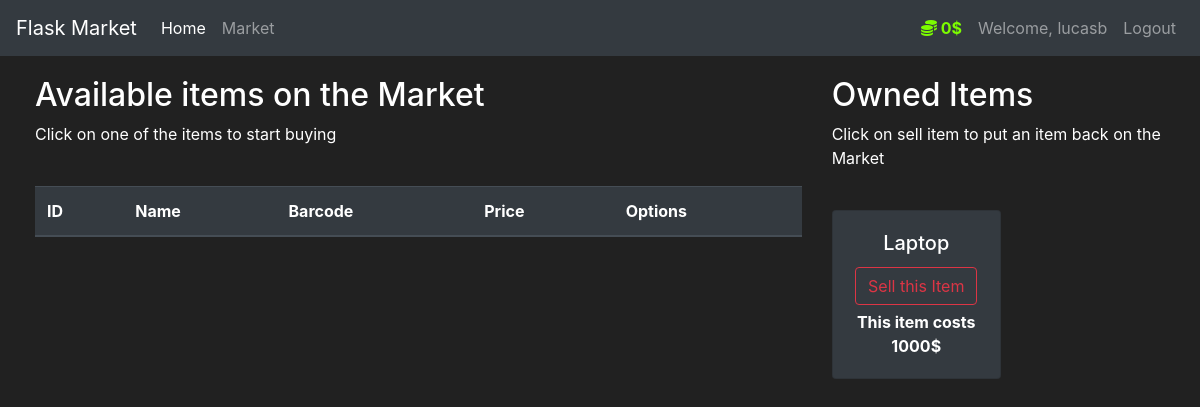
Screenshot of /market (signed in) with the database file from the repository.
### market/models.py (models this page shows, shortened)
class User(db.Model, UserMixin):
    id = db.Column(db.Integer(), primary_key=True)
    username = db.Column(db.String(length=30), nullable=False, unique=True)
    email_address = db.Column(db.String(length=50), nullable=False, unique=True)
    password_hash = db.Column(db.String(length=60), nullable=False)
    budget = db.Column(db.Integer(), nullable=False, default=1000)
    items = db.relationship('Item', backref='owned_user', lazy=True)
    @property
    def prettier_budget(self):
        if len(str(self.budget)) >= 4:
            return f'{str(self.budget)[:-3]},{str(self.budget)[-3:]}$'
        else:
            return f"{self.budget}$"
    @property
    def password(self):
        return self.password

class Item(db.Model):
    id = db.Column(db.Integer(), primary_key=True)
    name = db.Column(db.String(length=30), nullable=False, unique=True)
    price = db.Column(db.Integer(), nullable=False)
    barcode = db.Column(db.String(length=12), nullable=False, unique=True)
    description = db.Column(db.String(length=1024), nullable=False, unique=True)
    owner = db.Column(db.Integer(), db.ForeignKey('user.id'))

### market/routes.py (the view, shortened to what this page needs)
@app.route('/market', methods=['GET', 'POST'])
@login_required
def market_page():
    purchase_form = PurchaseItemForm()
    selling_form = SellItemForm()
    if request.method == "GET":
        items = Item.query.filter_by(owner=None)
        owned_items = Item.query.filter_by(owner=current_user.id)
        return render_template('market.html', items=items, purchase_form=purchase_form, owned_items=owned_items, selling_form=selling_form)

### market/models.py (called while the page is built)
@login_manager.user_loader
def load_user(user_id):
    return User.query.get(int(user_id))

### market/templates/market.html (shortened to what this page needs)
{% extends 'base.html' %}
{% block content %}
<div class="row" style="margin-top:20px; margin-left:20px">
   <div class="col-8">
       <h2>Available items on the Market</h2>
       <p>Click on one of the items to start buying</p>
       <br>
      <table class="table table-hover table-dark">
         <thead>
            <tr>
               <th scope="col">ID</th>
               <th scope="col">Name</th>
               <th scope="col">Barcode</th>
               <th scope="col">Price</th>
               <th scope="col">Options</th>
            </tr>
         </thead>
      </table>
   </div>
   <div class="col-4">
        <h2>Owned Items</h2>
        <p>Click on sell item to put an item back on the Market</p>
        <br>
        <div class="row">
           {% for owned_item in owned_items %}
             <div class="col-md-6">
                 <div style="margin-bottom: 5px" class="card text-center bg-dark">
                      <div class="card-body">
                          <h5 class="card-title">{{ owned_item.name }}</h5>
                          <button type="button" class="btn btn-outline-danger" style="margin-bottom: 5px"
                                  data-toggle="modal" data-target="#Modal-SellingConfirm-{{ owned_item.id }}">
                              Sell this Item
                          </button>
                          <p class="card-text"><strong>
                              This item costs {{ owned_item.price }}$
                          </strong></p>
                      </div>
                  </div>
             </div>
           {% endfor %}
        </div>
   </div>
</div>
{% endblock %}

### market/templates/base.html (shortened to what this page needs)
<!doctype html>
<html lang="en">
   <head>
      <link rel="stylesheet" href="https://cdn.jsdelivr.net/npm/bootstrap@4.5.3/dist/css/bootstrap.min.css">
   </head>
   <body>
    <nav class="navbar navbar-expand-md navbar-dark bg-dark">
      <a class="navbar-brand" href="#">Flask Market</a>
      <div class="collapse navbar-collapse" id="navbarNav">
        <ul class="navbar-nav mr-auto">
            <li class="nav-item active">
                <a class="nav-link" href="{{ url_for('home_page') }}">Home <span class="sr-only">(current)</span></a>
            </li>
            <li class="nav-item">
                <a class="nav-link" href="{{ url_for('market_page') }}">Market</a>
            </li>
        </ul>
          {% if current_user.is_authenticated %}
            <ul class="navbar-nav">
                <li class="nav-item">
                    <a class="nav-link" style="color: lawngreen; font-weight: bold">
                        <i class="fas fa-coins"></i>
                        {{ current_user.prettier_budget }}
                    </a>
                </li>
                <li class="nav-item">
                    <a class="nav-link">Welcome, {{ current_user.username }}</a>
                </li>
                <li class="nav-item">
                    <a class="nav-link" href="{{ url_for('logout_page') }}">Logout</a>
                </li>
            </ul>
          {% endif %}
      </div>
    </nav>
      {% block content %}
      {% endblock %}
   </body>
</html>

### market/templates/base.html (style rules this page uses)
body { background-color: #212121; color: white }

### rows the page displays
User: prettier_budget "0$", username "lucasb"
Item: name "Laptop", price "1000"
